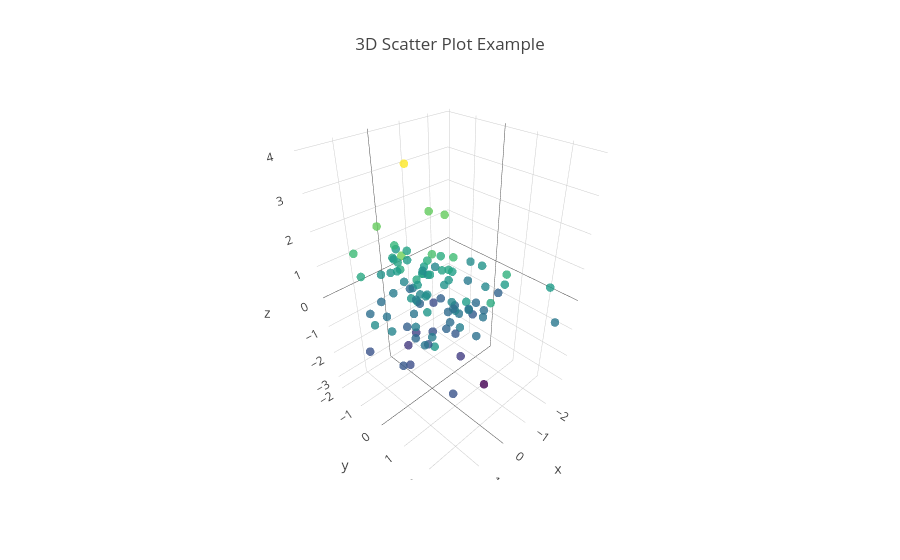

Notebook cell for this chart:
### Markdown cell above
## Week 13: 3D Graphics & Scientific Visualization

**Topics Covered:**
- Introduction to 3D graphics in visualization.
- Basics of scientific visualization techniques.

**Key Concepts:**
- 3D data representation.
- Utilizing libraries like Plotly for interactive 3D plots.

**Example Code:** (3D scatter plot using Plotly)

### Code cell
# Week 13: 3D Scatter Plot with Plotly
import plotly.graph_objects as go

# Generate random 3D data
np.random.seed(42)
x = np.random.randn(100)
y = np.random.randn(100)
z = np.random.randn(100)

fig = go.Figure(data=[go.Scatter3d(
    x=x, y=y, z=z,
    mode='markers',
    marker=dict(
        size=5,
        color=z,  # Color by z value
        colorscale='Viridis',
        opacity=0.8
    )
)])
fig.update_layout(title="3D Scatter Plot Example")
fig.show()
